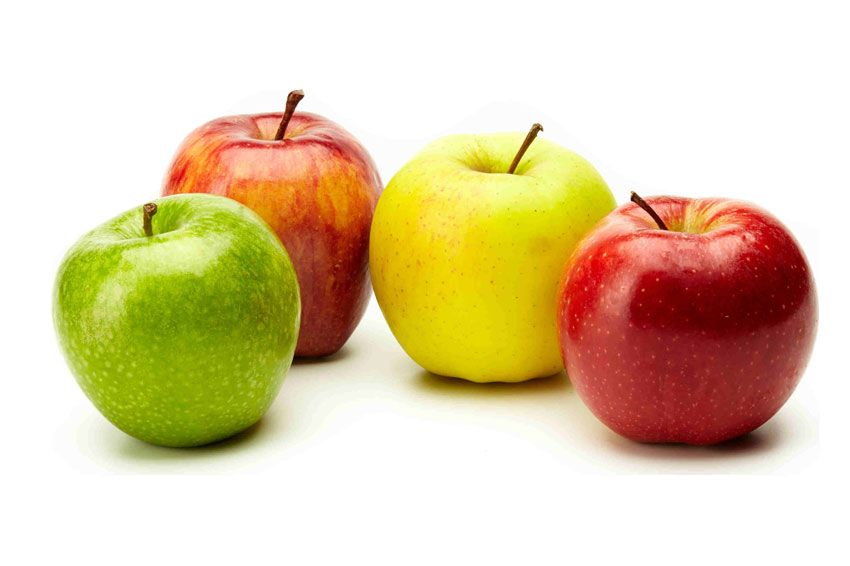
#> input picture Proyecto/manzana5.jpg, 850 x 566 px
$ python prueba.py
#> lines starting #> are read from the running program, lines starting #| are printed output that depends on the picture; after the words box and inside, x2 and y2 are one past the last pixel; in counts of white or black regions, pixels touching at a corner belong together
import numpy as np
import cv2

# Cargamos la imagen
original = cv2.imread("manzana5.jpg")
#> original is the input picture: shape (566, 850, 3); mean B, G, R 170.9, 207, 224.9
cv2.imshow("original", original)
#original =cv2.medianBlur(original,5)
gris = cv2.cvtColor(original, cv2.COLOR_BGR2GRAY)
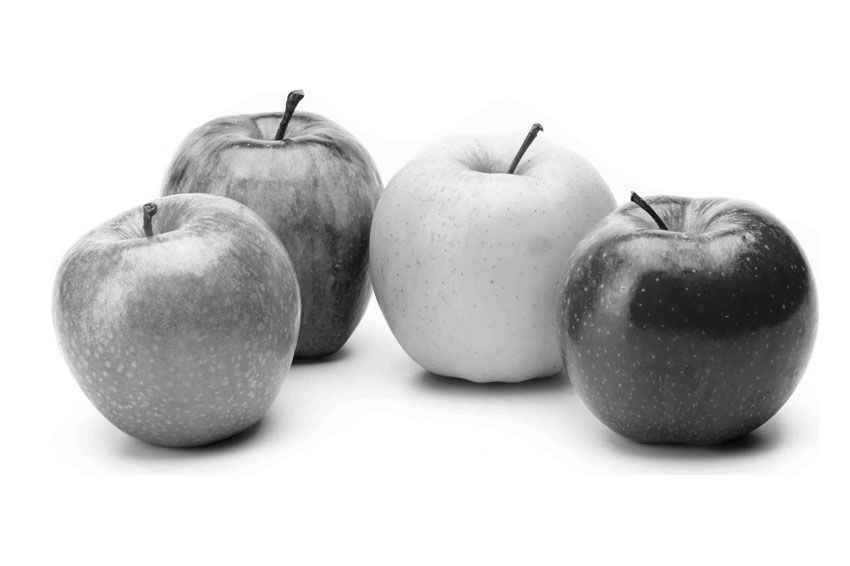
#> gris: shape (566, 850); min 5, max 255, mean 208.2
#ret,th1 = cv2.threshold(gris,127,255,cv2.THRESH_BINARY)
th2 = cv2.adaptiveThreshold(gris,255,cv2.ADAPTIVE_THRESH_MEAN_C,\
            cv2.THRESH_BINARY,11,2)
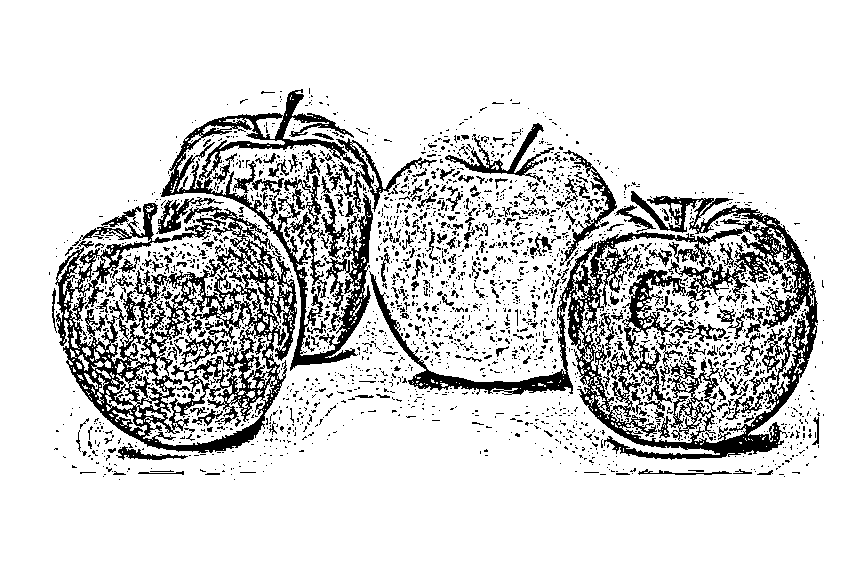
#> th2: shape (566, 850); 83.5% white; 2445 black regions (2196 under 20 px), largest, box (x1, y1, x2, y2) and area: (369, 191, 818, 460) 23413, (55, 203, 297, 453) 19746, (161, 89, 373, 371) 8938
th3 = cv2.adaptiveThreshold(gris,255,cv2.ADAPTIVE_THRESH_GAUSSIAN_C,\
            cv2.THRESH_BINARY,11,2)
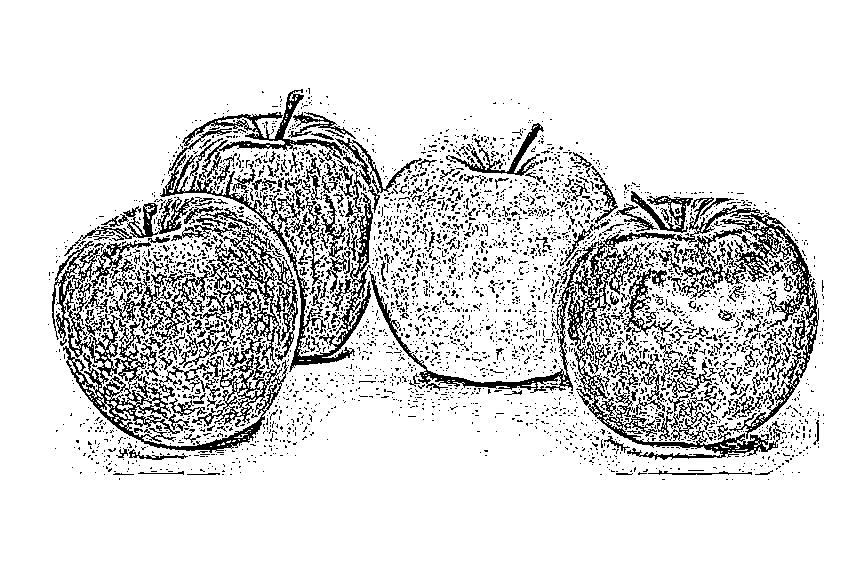
#> th3: shape (566, 850); 85.4% white; black in thin lines or dots, all inside (x1, y1, x2, y2) = (48, 88, 824, 480)
#Morphologic, para unir contornos incompletos

kernel = np.ones((3,3),np.uint8)

trans= cv2.morphologyEx(th3,cv2.MORPH_CLOSE,kernel)
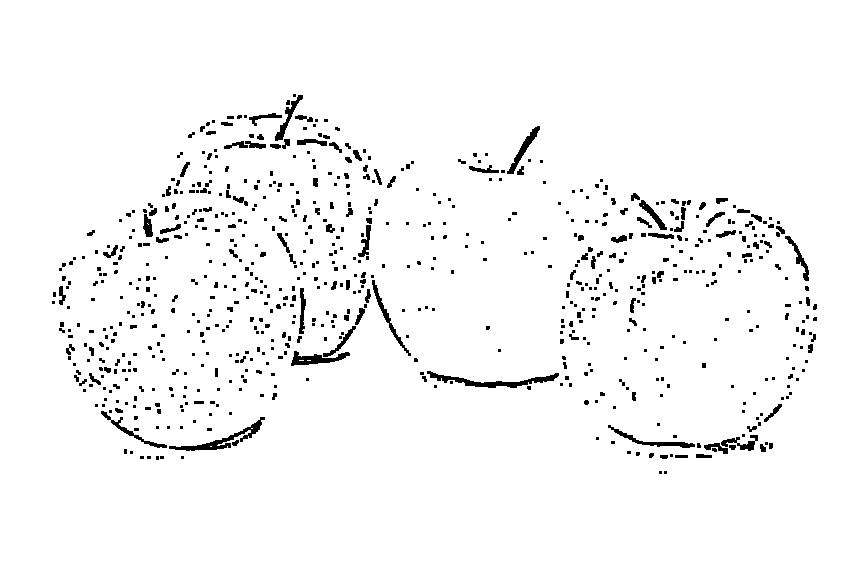
#> trans: shape (566, 850); 96.5% white; 733 black regions (556 under 20 px), largest, box (x1, y1, x2, y2) and area: (427, 371, 559, 388) 664, (169, 417, 265, 451) 602, (291, 351, 350, 366) 411
trans= cv2.getStructuringElement(cv2.MORPH_ELLIPSE,(3,3))

#cv2.imshow("th1", th1)
cv2.imshow("th2", th2)
cv2.imshow("th3", th3)
cv2.imshow("trans", trans)

# Convertimos a escala de grises
#gris = cv2.cvtColor(original, cv2.COLOR_BGR2GRAY)

# Aplicar suavizado Gaussiano
#gauss = cv2.GaussianBlur(gris, (5,5), 0)

#cv2.imshow("suavizado", gauss)

# Detectamos los bordes con Canny
canny = cv2.Canny(th3, 50, 150)
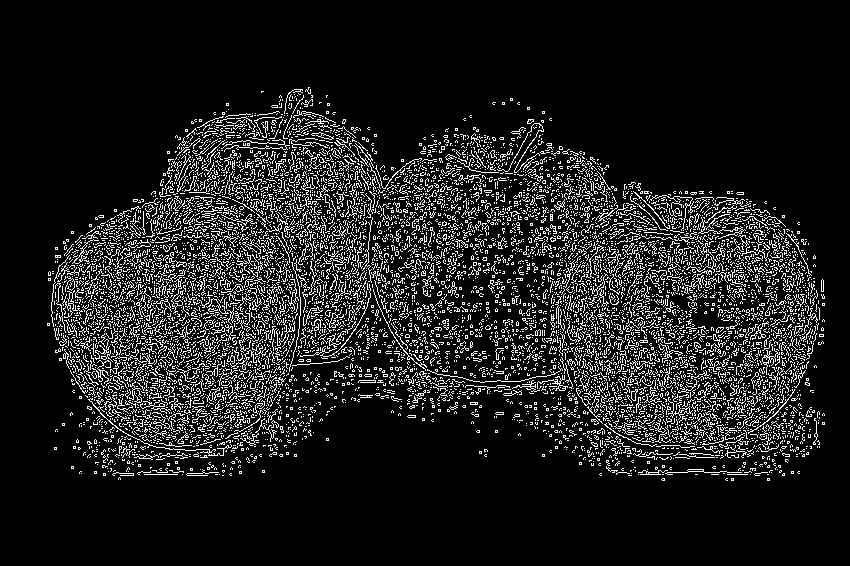
#> canny: shape (566, 850); 11.5% white in thin lines or dots, all inside (x1, y1, x2, y2) = (47, 87, 825, 481)

cv2.imshow("canny", canny)
dilated = cv2.dilate(canny, trans)
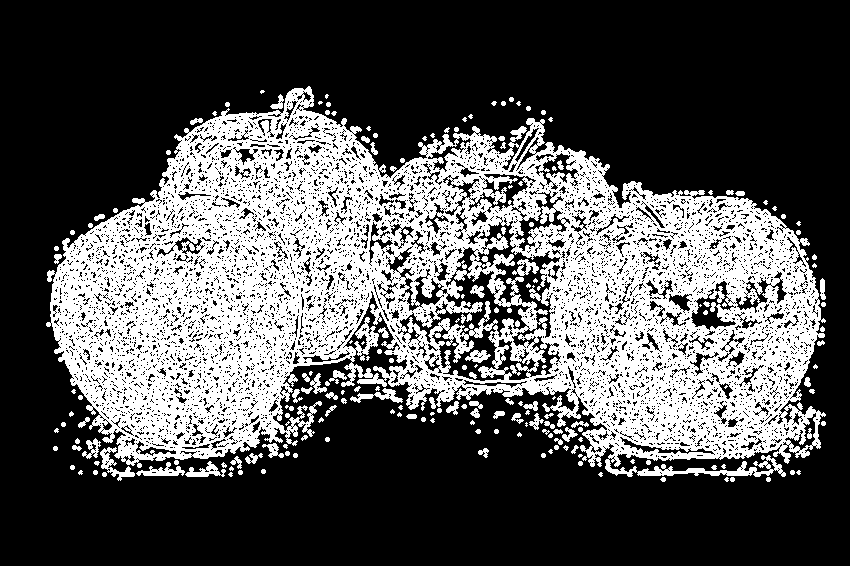
#> dilated: shape (566, 850); 33.2% white; 200 white regions (72 under 20 px)

cv2.imshow("dilatado",dilated)
# Buscamos los contornos
( contornos,_) = cv2.findContours(canny.copy(), cv2.RETR_EXTERNAL, cv2.CHAIN_APPROX_SIMPLE)
#> contornos = 8258 contours, 8221 with area under 20; largest, box (x1, y1, x2, y2) and area: (72, 239, 99, 264) 67, (762, 348, 780, 375) 52, (537, 375, 568, 391) 47, (308, 154, 321, 171) 46, (631, 389, 638, 401) 40

# Mostramos el numero de monedas por consola
print ("He encontrado {} objetos".format(len(contornos)))
#| He encontrado 8258 objetos

cv2.drawContours(original,contornos,-1,(0,0,255), 2)
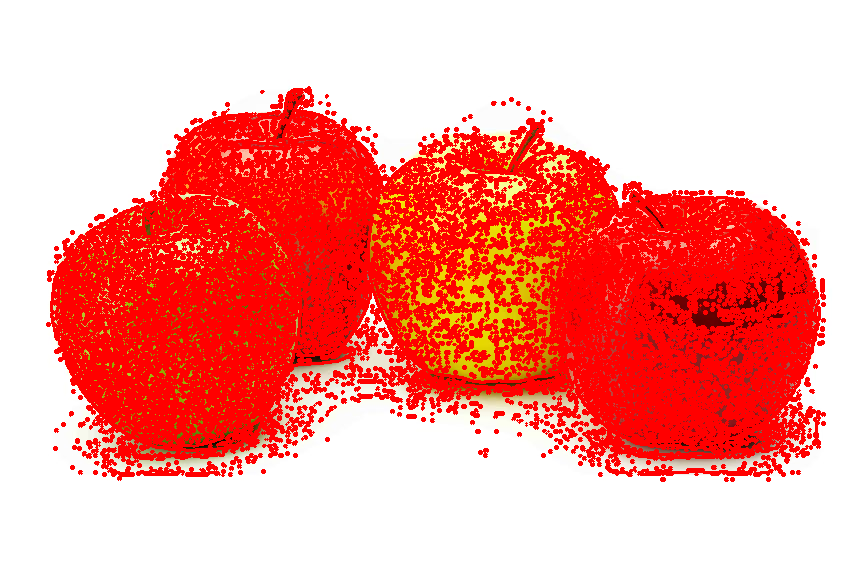
#> original: shape (566, 850, 3); mean B, G, R 147.6, 155.4, 250.1
cv2.imshow("contornos", original)

cv2.waitKey(0)

$ run again, with Proyecto/manzana1.jpg copied over Proyecto/manzana5.jpg
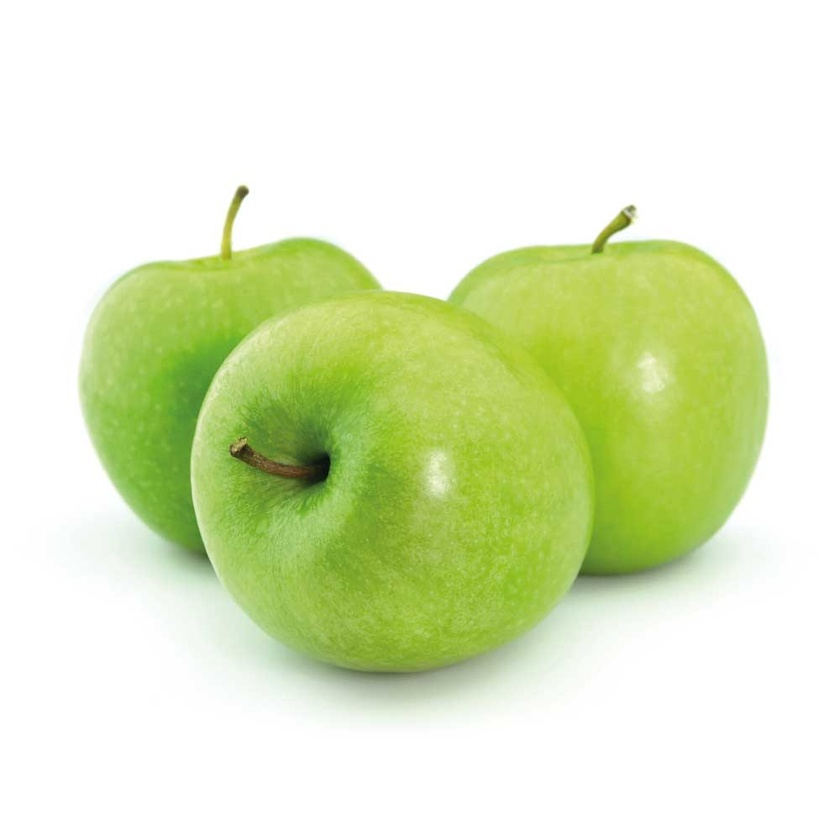
#> input picture Proyecto/manzana1.jpg, 840 x 840 px, shrunk from 1000 x 1000 before the run
#> original is the input picture: shape (840, 840, 3); mean B, G, R 194.6, 233.6, 222.1
#> th2: shape (840, 840); 89% white; 2864 black regions (2294 under 20 px), largest, box (x1, y1, x2, y2) and area: (79, 186, 590, 586) 10804, (209, 354, 381, 554) 5378, (555, 240, 769, 596) 5309
#> th3: shape (840, 840); 91.6% white; black in thin lines or dots, all inside (x1, y1, x2, y2) = (55, 186, 785, 728)
#> trans: shape (840, 840); 97.6% white; 672 black regions (542 under 20 px), largest, box (x1, y1, x2, y2) and area: (609, 240, 769, 394) 1118, (234, 238, 382, 289) 817, (461, 244, 590, 284) 656
#> canny: shape (840, 840); 7.7% white in thin lines or dots, all inside (x1, y1, x2, y2) = (54, 185, 786, 729)
#> `dilated = cv2.dilate(canny, trans)`:
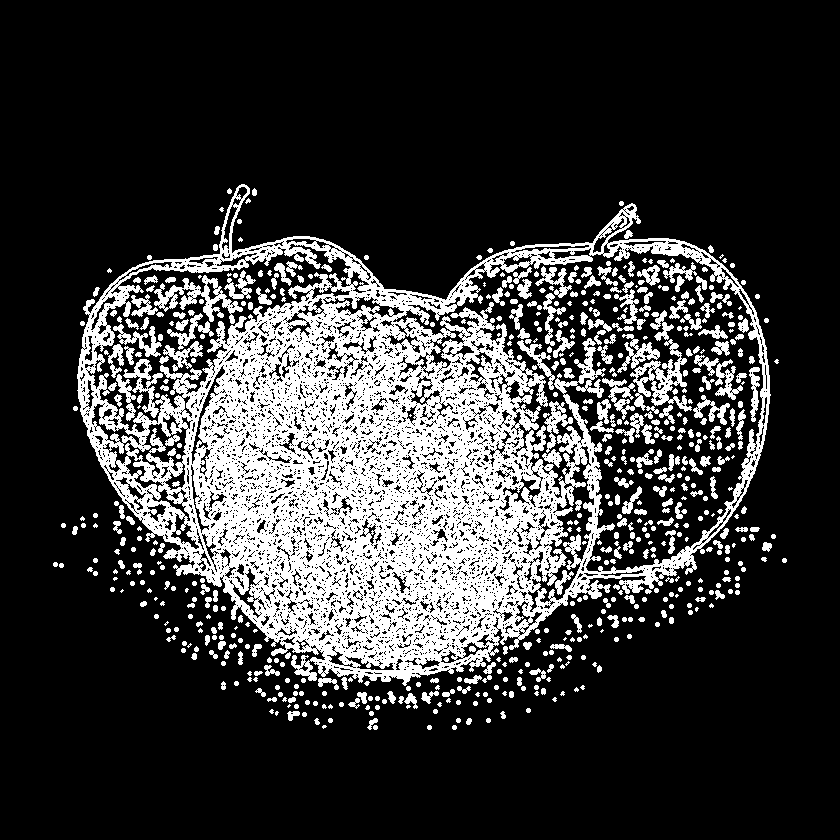
#> dilated: shape (840, 840); 22% white; 647 white regions (155 under 20 px)
#> contornos = 7264 contours, 7220 with area under 20; largest, box (x1, y1, x2, y2) and area: (531, 256, 592, 268) 171, (275, 210, 632, 308) 86, (335, 643, 364, 658) 69, (353, 378, 371, 396) 52, (100, 400, 116, 419) 45
#| He encontrado 7264 objetos
#> `cv2.drawContours(original,contornos,-1,(0,0,255), 2)`:
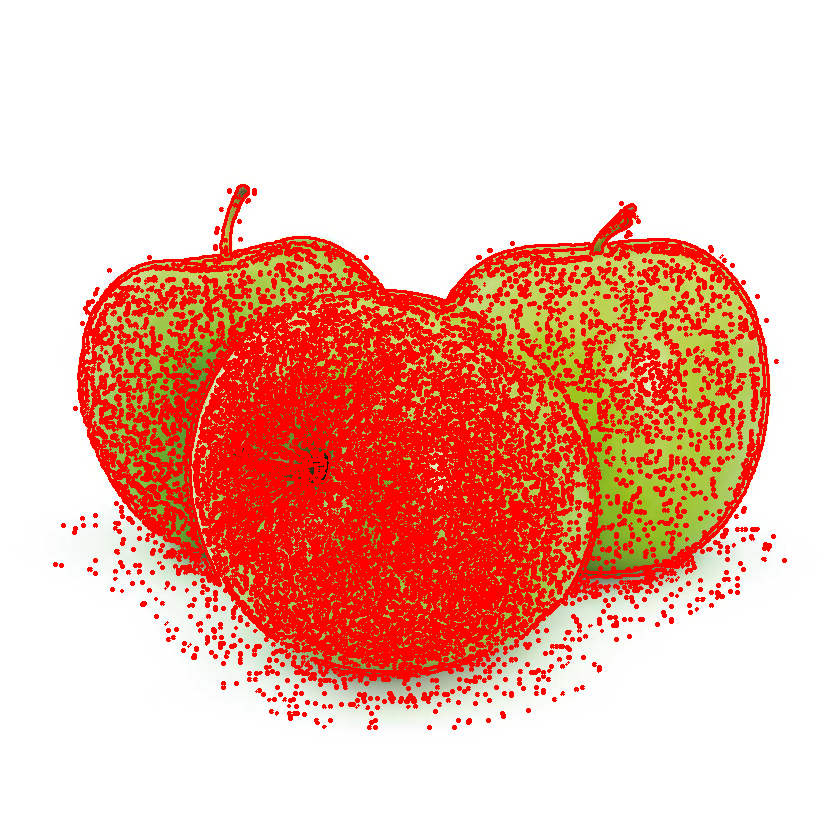
#> original: shape (840, 840, 3); mean B, G, R 173.4, 187, 244.1

$ run again, with Proyecto/manzana2.jpg copied over Proyecto/manzana5.jpg
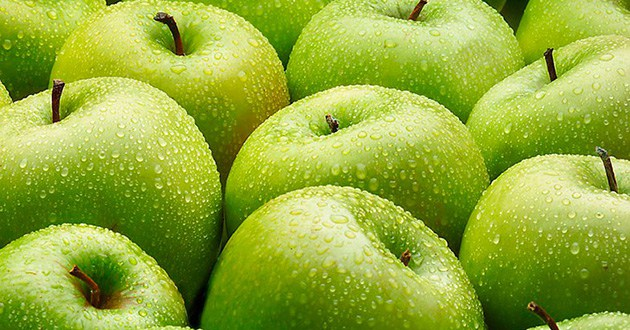
#> input picture Proyecto/manzana2.jpg, 630 x 330 px
#> original is the input picture: shape (330, 630, 3); mean B, G, R 58.5, 173.1, 148.8
#> `th2 = cv2.adaptiveThreshold(gris,255,cv2.ADAPTIVE_THRESH_MEAN_C,\ cv2...`:
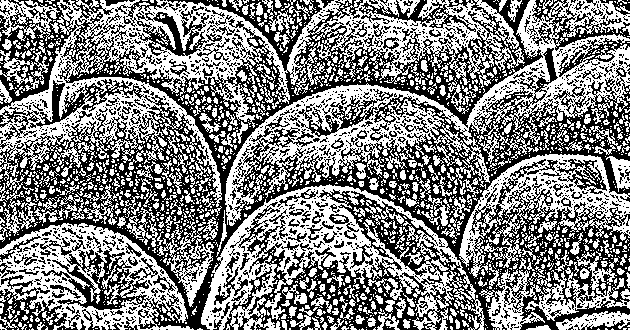
#> th2: shape (330, 630); 51.3% white; black in thin lines or dots
#> th3: shape (330, 630); 52.9% white; black in thin lines or dots
#> trans: shape (330, 630); 91.6% white; 972 black regions (738 under 20 px), largest, box (x1, y1, x2, y2) and area: (184, 265, 214, 330) 457, (159, 16, 181, 47) 224, (545, 55, 557, 81) 161
#> canny: shape (330, 630); 28.9% white in thin lines or dots
#> dilated: shape (330, 630); 84% white; black in thin lines or dots
#> contornos = 10624 contours, 10592 with area under 20; largest, box (x1, y1, x2, y2) and area: (282, 308, 297, 329) 68, (185, 82, 204, 95) 62, (403, 316, 415, 328) 51, (438, 84, 447, 96) 50, (398, 170, 406, 180) 45
#| He encontrado 10624 objetos
#> `cv2.drawContours(original,contornos,-1,(0,0,255), 2)`:
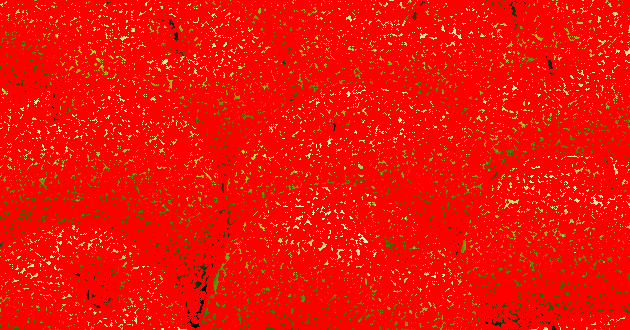
#> original: shape (330, 630, 3); mean B, G, R 5.6, 16.4, 244.4

$ run again, with Proyecto/manzana3.jpg copied over Proyecto/manzana5.jpg
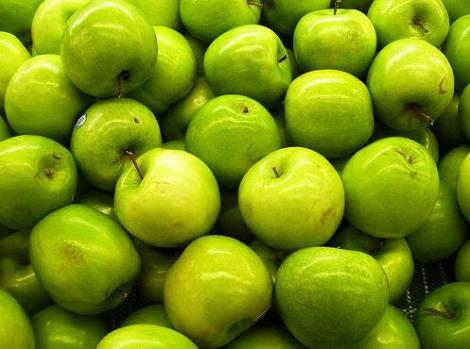
#> input picture Proyecto/manzana3.jpg, 470 x 349 px
#> original is the input picture: shape (349, 470, 3); mean B, G, R 14, 141.2, 119.2
#> th2: shape (349, 470); 62.4% white; 1310 black regions (1063 under 20 px), largest, box (x1, y1, x2, y2) and area: (0, 0, 470, 349) 33291, (71, 7, 140, 55) 1134, (304, 275, 374, 330) 1017
#> th3: shape (349, 470); 67% white; black in thin lines or dots
#> trans: shape (349, 470); 85.8% white; 625 black regions (432 under 20 px), largest, box (x1, y1, x2, y2) and area: (122, 8, 294, 143) 1397, (140, 143, 260, 269) 1084, (259, 189, 397, 272) 1007
#> canny: shape (349, 470); 24.9% white in thin lines or dots
#> dilated: shape (349, 470); 70.9% white; 3179 black regions (2776 under 20 px)
#> contornos = 4891 contours, 4854 with area under 20; largest, box (x1, y1, x2, y2) and area: (96, 121, 139, 134) 106, (176, 24, 290, 107) 65, (123, 74, 158, 101) 58, (5, 164, 33, 175) 52, (384, 322, 392, 333) 46
#| He encontrado 4891 objetos
#> `cv2.drawContours(original,contornos,-1,(0,0,255), 2)`:
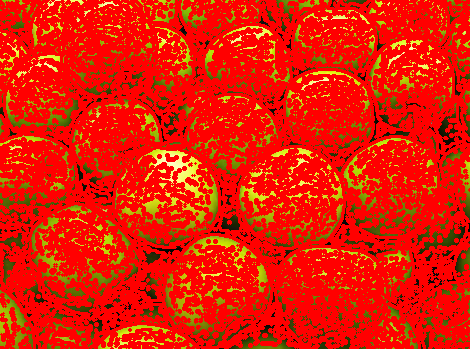
#> original: shape (349, 470, 3); mean B, G, R 3.4, 31.3, 225.5
